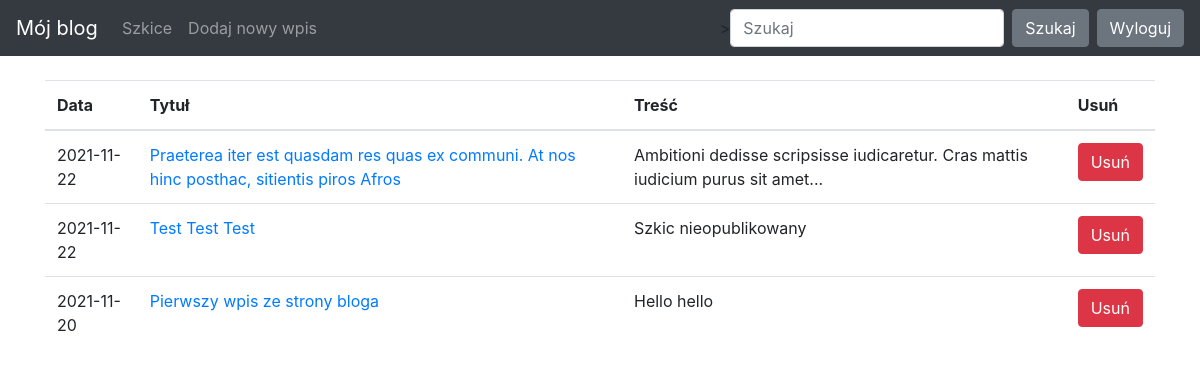
Page /drafts/ (signed in) on the committed database.
### blog/models.py (models this page shows)
class Entry(db.Model):
   id = db.Column(db.Integer, primary_key=True)
   title = db.Column(db.String(80), nullable=False)
   body = db.Column(db.Text, nullable=False)
   pub_date = db.Column(db.DateTime, nullable=False,
       default=datetime.datetime.utcnow)
   is_published = db.Column(db.Boolean, default=False)

### blog/routes.py (the view)
@app.route("/drafts/", methods=['GET'])
@login_required
def list_drafts():
   drafts = Entry.query.filter_by(is_published=False).order_by(Entry.pub_date.desc())
   return render_template("drafts.html", drafts=drafts)

### blog/routes.py (called while the page is built)
def login_required(view_func):
   @functools.wraps(view_func)
   def check_permissions(*args, **kwargs):
       if session.get('logged_in'):
           return view_func(*args, **kwargs)
       return redirect(url_for('login', next=request.path))
   return check_permissions

### blog/templates/drafts.html
{% extends "base.html" %}
{% block content %}
<table class="table">
   <thead>
     <tr>
       <th scope="col">Data</th>
       <th scope="col">Tytuł</th>
       <th scope="col">Treść</th>
       <th scope="col">Usuń</th>
     </tr>
   </thead>
   <tbody>
       {% for post in drafts %}
     <tr>
       <td>
           {{ post.pub_date.strftime('%Y-%m-%d') }}
       </td>
       <td>
           <a href="{{ url_for('edit_entry', entry_id=post.id) }}">
               {{ post.title }}
           </a>
       </td>
       <td>{{ post.body|truncate(80, true) }}</td>
       <td>
       <form action="{{ url_for('delete_entry', entry_id=post.id) }}"" method="POST">
       <button type="submit" class="btn btn-danger">Usuń</button>
       </form>
      </td>
     </tr>
     {% endfor %}
   </tbody>
 </table>
{% endblock %}

### blog/templates/base.html (style rules this page uses)
body { padding-top: 5rem; }

### rows in the picture
Entry: pub_date "2021-11-22", title "Praeterea iter est quasdam res quas ex communi. At nos hinc posthac, sitientis piros Afros", body "Ambitioni dedisse scripsisse iudicaretur. Cras mattis iudicium purus sit amet..."
Entry: pub_date "2021-11-22", title "Test Test Test", body "Szkic nieopublikowany"
Entry: pub_date "2021-11-20", title "Pierwszy wpis ze strony bloga", body "Hello hello"
